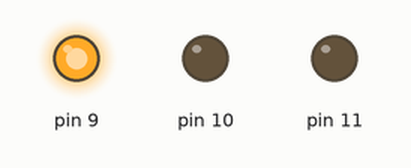
The sketch below on a simulated Arduino Uno, built with avr-gcc and run on an emulated ATmega328P. Shown: output pins drawn as LEDs (lit = HIGH).

Above: at 0.5 s.
At 2.5 s:
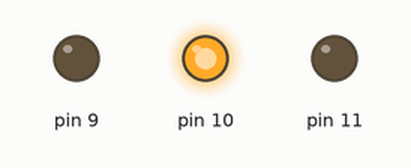
At 4.5 s:
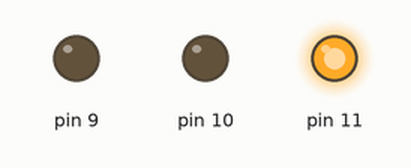
At 5.5 s:
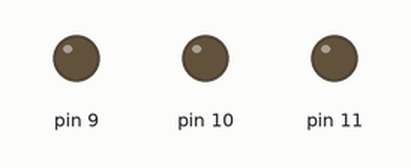
Timing chart, 0 to 7.8 s (numbered marks = the images above):
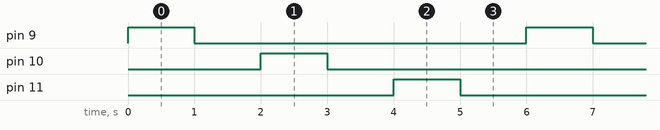

Measured:
- by itself, pin 9–11: alternates HIGH for 1.0 s and LOW for 5.0 s
- by itself, everything shown: repeats every 6.0 s, in 6 steps

The sketch:

fantabulous_kieran_wluff1.ino
```cpp
// C++ code
//
void setup()
{
  pinMode(9, OUTPUT);
  pinMode(10, OUTPUT);
  pinMode(11, OUTPUT);
}

void loop()
{
  digitalWrite(9, HIGH);
  delay(1000); // Aguarde 1000 millisecond(s) ligado
  digitalWrite(9, LOW);
  delay(1000); // Aguarde 1000 millisecond(s) desligado

  digitalWrite(10, HIGH);
  delay(1000); // Aguarde 1000 millisecond(s) ligado
  digitalWrite(10, LOW);
  delay(1000); // Aguarde 1000 millisecond(s) desligado

  digitalWrite(11, HIGH);
  delay(1000); // Aguarde 1000 millisecond(s) ligado
  digitalWrite(11, LOW);
  delay(1000); // Aguarde 1000 millisecond(s) desligado
}
```
